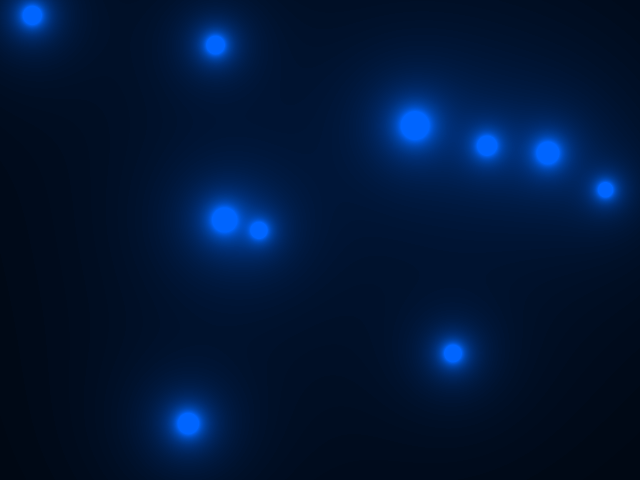
Frame 1 (no input)
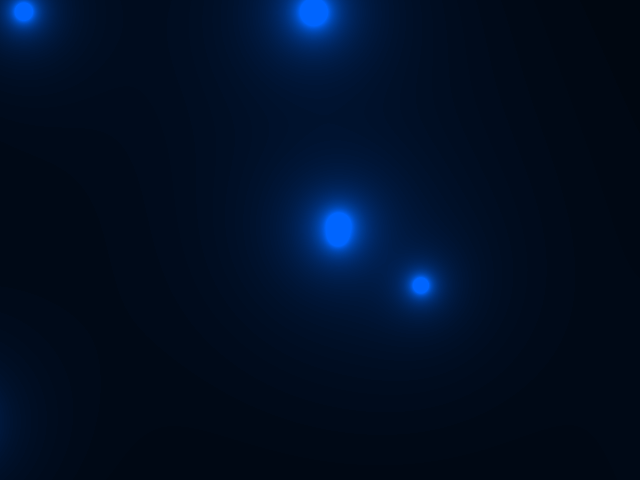
Frame 60 (the mouse pressed at the canvas centre just before this capture)
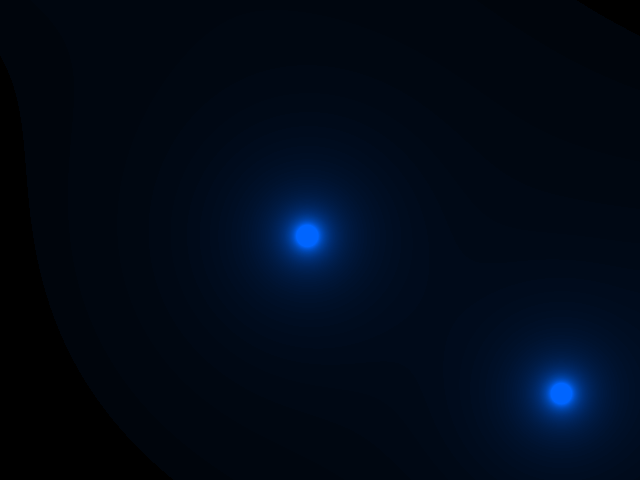
Frame 120 (the mouse held since frame 60 and released just before this capture)

The Processing sketch that drew these frames (run headless with seeded random() and noise(); from frame 60 on, the mouse is pressed at the canvas centre):

// Processing sketch: metaballs
// ── metaballs.pde
import java.util.ArrayList;

public static final float GRAVITY = .2f;

public class Metaball {
  color col;
  double radius;
  PVector pos;
  
  public Metaball(color c, double x, double y, double r) {
    this.col = c;
    pos = new PVector((float)x,(float)y);
    radius = r;
  }
  
  //Euclidean distane, threshhold of ~.1f works well
  public float f(PVector x) {
    return (float)(radius/(PVector.sub(x,pos)).magSq());
  }

  //Manhattan distance, threshhold of ~.2f works well
  public float g(PVector x) {
    double denom  = Math.max(abs(pos.x-x.x),abs(pos.y-x.y));
    return (float)(radius/(denom*denom));
  }
  
}

public class GravBall {
  double mass;
  PVector vel;
  Metaball ball;
  
  public GravBall(Metaball ball, PVector velocity, double mass){
    vel = velocity;
    this.ball = ball;
    this.mass = mass;
  }
}

public class BallBag {
  ArrayList<GravBall> balls;
  
  public BallBag() {
    this.balls = new ArrayList<GravBall>();
  }
  
  public void addBall(GravBall b){
    balls.add(b);
  }
  
  public void update() {
    for (GravBall b1:balls){
      for (GravBall b2:balls){
        if (!b1.equals(b2)){
          double mag = GRAVITY*b1.mass*b2.mass/(PVector.sub(b1.ball.pos,b2.ball.pos).magSq());
          if (mag != mag){
            mag = .01;
          } 
          mag = Math.min(mag,10);
          PVector dir = PVector.sub(b2.ball.pos,b1.ball.pos);
          dir.normalize();
          dir.mult((float)mag);
          b1.vel.add(dir);
        }
      }
    }
    for (GravBall b: balls){
      b.ball.pos.add(b.vel);
    }
  }
  
  public void draw() {
    loadPixels();
    for (int x = 0; x < width; x++){
      for (int y = 0; y < height; y++){
        float val = 0;
        for (GravBall b: balls){
          val += b.ball.f(new PVector(x,y));
        }
        if (val > threshhold) {
          pixels[y*width+x] = color(30,100,(int)(Math.sqrt(val)*100));
        }
        else if (Math.abs(val) > threshhold) {
          pixels[y*width+x] = color(60,100,(int)(Math.sqrt(-1*val)*100));
        }
        else{
          pixels[y*width+x] = color(0,0,0);
        }
      }
    }
    updatePixels();
  }
  
  public void gravWell(PVector pos, float mass){
    for (GravBall b: balls){
      double mag = -GRAVITY*b.mass*mass/(PVector.sub(b.ball.pos,pos).magSq());
          if (mag != mag){
            mag = .01;
          } 
          mag = Math.min(Math.abs(mag),10)*Math.signum(mag);
          //mag = Math.min(mag,10);
          PVector dir = PVector.sub(pos,b.ball.pos);
          dir.normalize();
          dir.mult((float)mag);
          b.vel.add(dir);
    }
  }
  
  public void addRandomBall(){
    bb.addBall(new GravBall(new Metaball(color(0,0,0),random(width),random(height),50 + random(150)),new PVector(0,0),50 + random(200)));
  }
  
  public void addRandomNegBall(){
    bb.addBall(new GravBall(new Metaball(color(0,0,0),random(width),random(height),-50 - random(150)),new PVector(0,0),-50 - random(200)));
  }
  
}

BallBag bb;
double threshhold = .003f;

void setup(){
  size(640,480);
  frameRate(30);
  colorMode(HSB, 100);
  bb = new BallBag();
  for (int i = 0; i < 10; i++){
    //bb.addRandomBall();
    bb.addRandomNegBall();
  }
}


void draw(){
  System.out.println("Update");
  bb.update();
  bb.gravWell(new PVector(width/2,height/2),2000);
  System.out.println("Draw");
  bb.draw();
}
